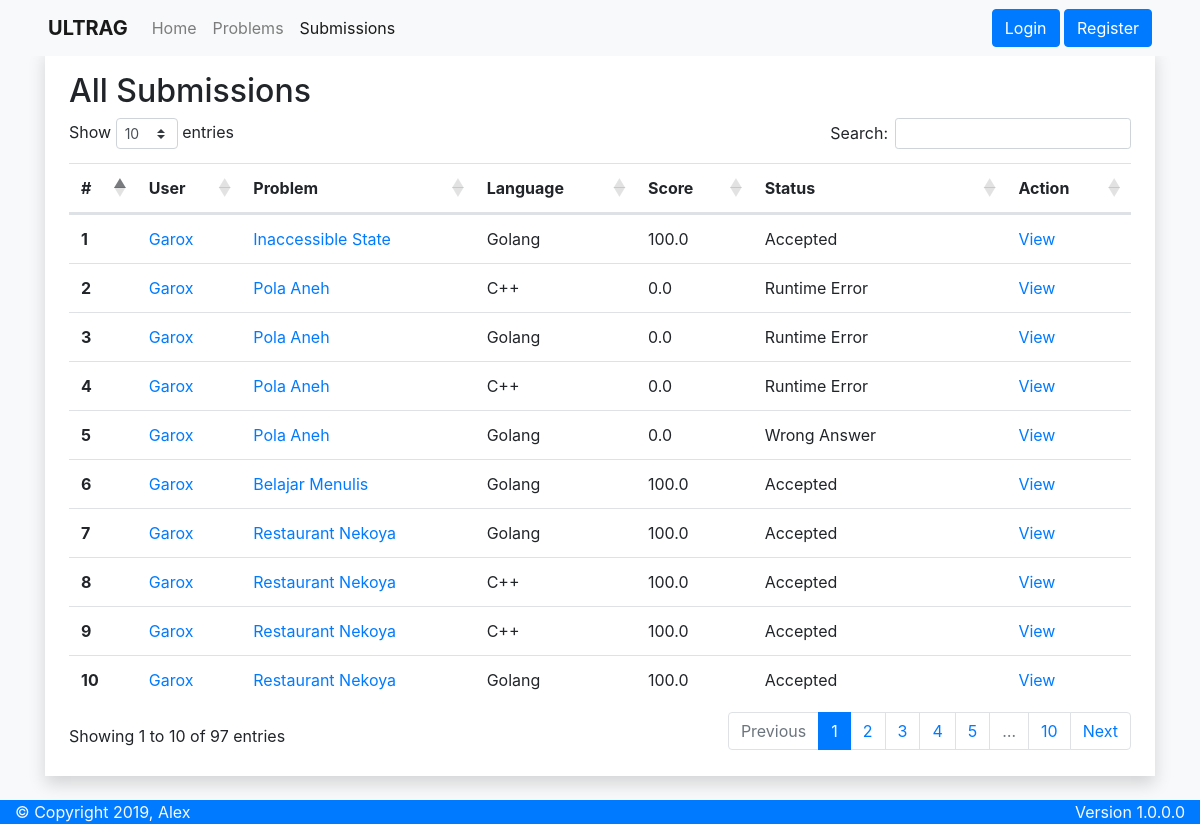
/submissions, run on an earlier commit of the app's database.
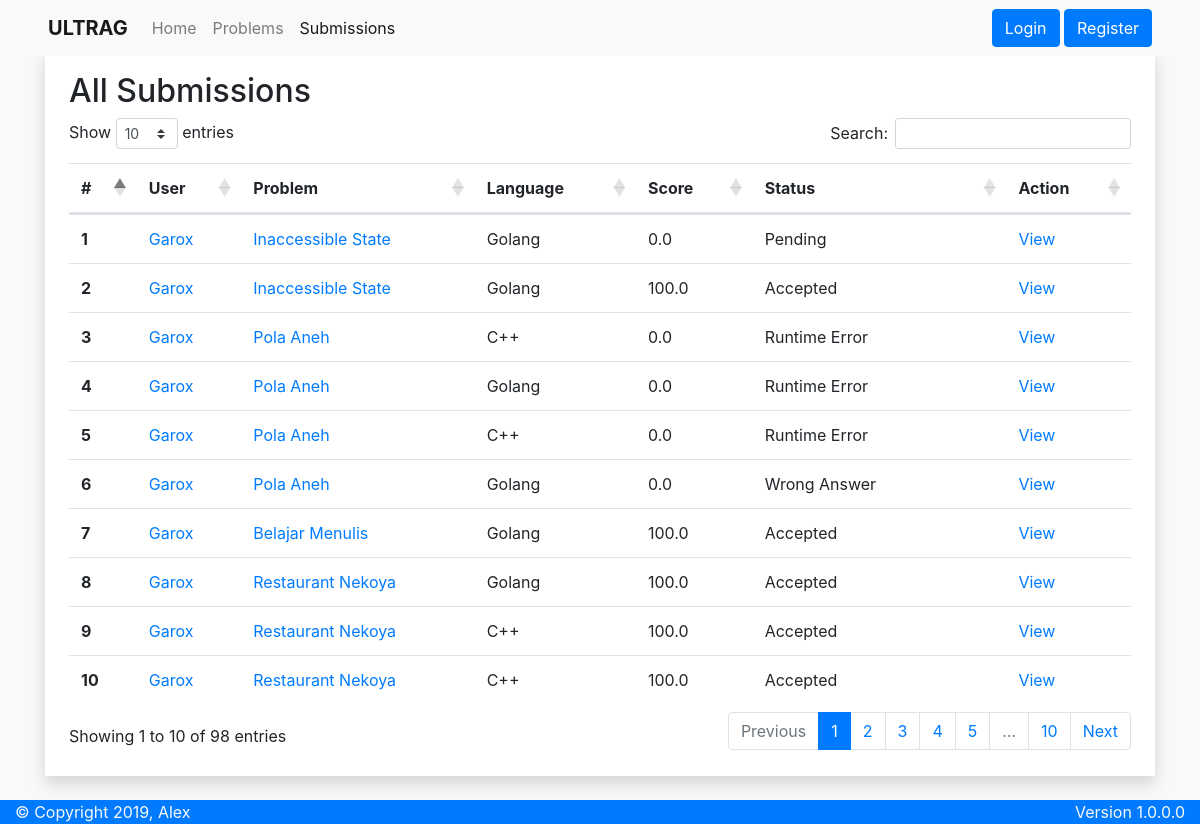
And on a later commit of the database.
### apps/models.py (models this page shows, shortened)
class Submission(models.Model):
    STATUS_CHOICES = {
        ('PEN', 'Pending'),
        ('AC', 'Accepted'),
        ('WA', 'Wrong Answer'),
        ('TLE', 'Time Limit Exceeded'),
        ('RTE', 'Runtime Error'),
        ('CTE', 'Compilation Error'),
        ('ACE', 'Abort Called Error'),
        ('MLE', 'Memory Limit Exceeded'),
        ('UNE', 'Unknown Error')
    }
    user = models.ForeignKey(User, default=None, null=True, on_delete=models.DO_NOTHING)
    name = models.CharField(max_length=255)
    problem = models.ForeignKey(Problem, on_delete=models.CASCADE)
    language = models.CharField(max_length=10, editable=False, default='Unknown')
    host = models.PositiveSmallIntegerField(default=0)
    score = models.FloatField(default=0)
    status = models.CharField(max_length=3, choices=STATUS_CHOICES, default='PEN')
    date = models.DateTimeField(default=now, editable=False)

class Problem(models.Model):
    name = models.CharField(max_length=50)
    description = MartorField()
    input = MartorField()
    output = MartorField()
    constraint = MartorField()
    time = models.PositiveSmallIntegerField()
    memory = models.PositiveSmallIntegerField()
    date = models.DateTimeField(default=now, editable=False)
    def __str__(self):
        return '{}'.format(self.name)

### apps/views.py (the view)
# urls.py: path('submissions', views.submissions, name='submissions'),
def submissions(request):
    submissions = models.Submission.objects.all().order_by('-date')
    context = {
        'Title': 'ULTRAG - Submission List',
        'Submissions': submissions
    }
    return render(request, 'apps/submissions.html', context)

### apps/templates/apps/submissions.html (shortened to what this page needs)
{% extends 'apps/base.html' %}
{% block extra-css %}
<link rel="stylesheet" href="https://cdn.datatables.net/1.10.20/css/dataTables.bootstrap4.min.css">
{% endblock extra-css %}
{% block content %}
<h2>All Submissions</h2>
<table id="submission" class="table table-hover">
	<thead>
		<tr>
			<th scope="col">#</th>
			<th scope="col">User</th>
			<th scope="col">Problem</th>
			<th scope="col">Language</th>
			<th scope="col">Score</th>
			<th scope="col">Status</th>
			<th scope="col">Action</th>
		</tr>
	</thead>
	<tbody>
		{% for submission in Submissions %}
		<tr>
			<th scope="row">{{ forloop.counter }}</th>
			<td><a href="{% url 'apps:profile' submission.user.username %}">{{ submission.user.username }}</a></td>
			<td><a href="{% url 'apps:problem' submission.problem_id %}">{{ submission.problem }}</a></td>
			<td>{{ submission.language }}</td>
			<td>{{ submission.score }}</td>
			<td>{{ submission.get_status_display }}</td>
			<td><a href="{% url 'apps:submission' submission.id %}">View</a></td>
		</tr>
		{% endfor %}
	</tbody>
</table>
{% endblock content %}

What changed in the data, as far as the page shows it:
no longer on this page (row unchanged): Submission: user.username "Garox", problem "Restaurant Nekoya", language "Golang", score "100.0", status "Accepted"
added Submission: user.username "Garox", problem "Inaccessible State", language "Golang", score "0.0", status "Pending"
Also different on the page:
text written by a page script: "Show entries Search: Showing 1 to 10 of 97 entries Previous 1 2 3 4 5 … 10 Next" → "Show entries Search: Showing 1 to 10 of 98 entries Previous 1 2 3 4 5 … 10 Next"
